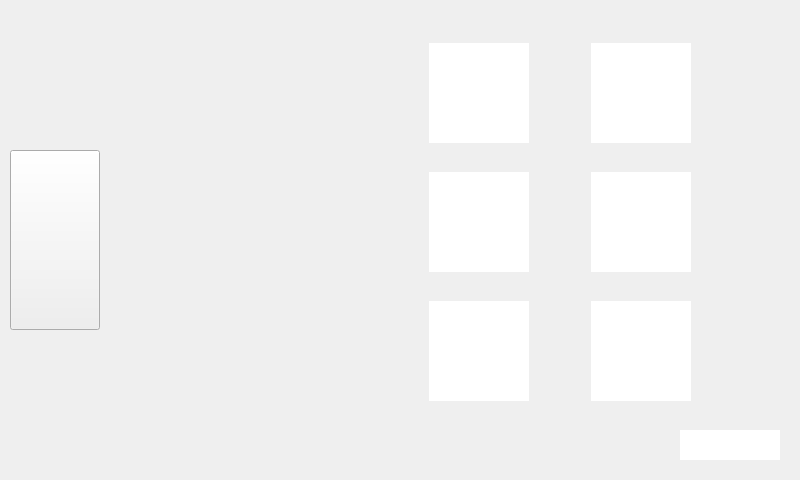
<?xml version="1.0" encoding="UTF-8"?>
<ui version="4.0">
 <class>Form_Edit</class>
 <widget class="QWidget" name="Form_Edit">
  <property name="geometry">
   <rect>
    <x>0</x>
    <y>0</y>
    <width>800</width>
    <height>480</height>
   </rect>
  </property>
  <property name="minimumSize">
   <size>
    <width>800</width>
    <height>480</height>
   </size>
  </property>
  <property name="maximumSize">
   <size>
    <width>800</width>
    <height>480</height>
   </size>
  </property>
  <property name="windowTitle">
   <string>Form</string>
  </property>
  <property name="styleSheet">
   <string notr="true"/>
  </property>
  <widget class="QWidget" name="userinfo_widget" native="true">
   <property name="geometry">
    <rect>
     <x>230</x>
     <y>20</y>
     <width>500</width>
     <height>400</height>
    </rect>
   </property>
   <property name="minimumSize">
    <size>
     <width>500</width>
     <height>400</height>
    </size>
   </property>
   <property name="maximumSize">
    <size>
     <width>500</width>
     <height>400</height>
    </size>
   </property>
   <widget class="QWidget" name="gridLayoutWidget_2">
    <property name="geometry">
     <rect>
      <x>130</x>
      <y>20</y>
      <width>331</width>
      <height>366</height>
     </rect>
    </property>
    <layout class="QGridLayout" name="gridLayout">
     <property name="spacing">
      <number>6</number>
     </property>
     <item row="2" column="5">
      <widget class="QLabel" name="user5">
       <property name="minimumSize">
        <size>
         <width>50</width>
         <height>100</height>
        </size>
       </property>
       <property name="maximumSize">
        <size>
         <width>50</width>
         <height>100</height>
        </size>
       </property>
       <property name="styleSheet">
        <string notr="true">border-image: url(:/new/src/img/user5.jpg);</string>
       </property>
       <property name="text">
        <string/>
       </property>
       <property name="alignment">
        <set>Qt::AlignCenter</set>
       </property>
      </widget>
     </item>
     <item row="0" column="5">
      <widget class="QLabel" name="user4">
       <property name="minimumSize">
        <size>
         <width>50</width>
         <height>100</height>
        </size>
       </property>
       <property name="maximumSize">
        <size>
         <width>50</width>
         <height>100</height>
        </size>
       </property>
       <property name="styleSheet">
        <string notr="true">border-image: url(:/new/src/img/user4.jpg);</string>
       </property>
       <property name="text">
        <string/>
       </property>
       <property name="alignment">
        <set>Qt::AlignCenter</set>
       </property>
      </widget>
     </item>
     <item row="2" column="8">
      <widget class="QLabel" name="user2label">
       <property name="minimumSize">
        <size>
         <width>100</width>
         <height>100</height>
        </size>
       </property>
       <property name="maximumSize">
        <size>
         <width>100</width>
         <height>100</height>
        </size>
       </property>
       <property name="font">
        <font>
         <pointsize>22</pointsize>
        </font>
       </property>
       <property name="styleSheet">
        <string notr="true">background-color: rgb(255, 255, 255);
color:rgba(0, 0, 0, 0)</string>
       </property>
       <property name="text">
        <string/>
       </property>
       <property name="alignment">
        <set>Qt::AlignCenter</set>
       </property>
      </widget>
     </item>
     <item row="1" column="4" colspan="5">
      <spacer name="horizontalSpacer">
       <property name="orientation">
        <enum>Qt::Horizontal</enum>
       </property>
       <property name="sizeHint" stdset="0">
        <size>
         <width>40</width>
         <height>20</height>
        </size>
       </property>
      </spacer>
     </item>
     <item row="0" column="6">
      <widget class="QLabel" name="user4label">
       <property name="minimumSize">
        <size>
         <width>100</width>
         <height>100</height>
        </size>
       </property>
       <property name="maximumSize">
        <size>
         <width>100</width>
         <height>100</height>
        </size>
       </property>
       <property name="font">
        <font>
         <pointsize>20</pointsize>
        </font>
       </property>
       <property name="styleSheet">
        <string notr="true">background-color: rgb(255, 255, 255);
color:rgba(0, 0, 0, 0)</string>
       </property>
       <property name="text">
        <string/>
       </property>
       <property name="alignment">
        <set>Qt::AlignCenter</set>
       </property>
      </widget>
     </item>
     <item row="2" column="7">
      <widget class="QLabel" name="user2">
       <property name="minimumSize">
        <size>
         <width>50</width>
         <height>100</height>
        </size>
       </property>
       <property name="maximumSize">
        <size>
         <width>50</width>
         <height>100</height>
        </size>
       </property>
       <property name="styleSheet">
        <string notr="true">border-image: url(:/new/src/img/user2.jpg);</string>
       </property>
       <property name="text">
        <string/>
       </property>
       <property name="alignment">
        <set>Qt::AlignCenter</set>
       </property>
      </widget>
     </item>
     <item row="2" column="6">
      <widget class="QLabel" name="user5label">
       <property name="minimumSize">
        <size>
         <width>100</width>
         <height>100</height>
        </size>
       </property>
       <property name="maximumSize">
        <size>
         <width>100</width>
         <height>100</height>
        </size>
       </property>
       <property name="font">
        <font>
         <pointsize>20</pointsize>
        </font>
       </property>
       <property name="styleSheet">
        <string notr="true">background-color: rgb(255, 255, 255);
color:rgba(0, 0, 0, 0)</string>
       </property>
       <property name="text">
        <string/>
       </property>
       <property name="alignment">
        <set>Qt::AlignCenter</set>
       </property>
      </widget>
     </item>
     <item row="0" column="7">
      <widget class="QLabel" name="user1">
       <property name="minimumSize">
        <size>
         <width>50</width>
         <height>100</height>
        </size>
       </property>
       <property name="maximumSize">
        <size>
         <width>50</width>
         <height>100</height>
        </size>
       </property>
       <property name="styleSheet">
        <string notr="true">border-image: url(:/new/src/img/user1.jpg);</string>
       </property>
       <property name="text">
        <string/>
       </property>
       <property name="alignment">
        <set>Qt::AlignCenter</set>
       </property>
      </widget>
     </item>
     <item row="0" column="8">
      <widget class="QLabel" name="user1label">
       <property name="minimumSize">
        <size>
         <width>100</width>
         <height>100</height>
        </size>
       </property>
       <property name="maximumSize">
        <size>
         <width>100</width>
         <height>100</height>
        </size>
       </property>
       <property name="font">
        <font>
         <pointsize>20</pointsize>
        </font>
       </property>
       <property name="styleSheet">
        <string notr="true">background-color: rgb(255, 255, 255);
color:rgba(0, 0, 0, 0)</string>
       </property>
       <property name="text">
        <string/>
       </property>
       <property name="alignment">
        <set>Qt::AlignCenter</set>
       </property>
      </widget>
     </item>
     <item row="4" column="8">
      <widget class="QLabel" name="user3label">
       <property name="minimumSize">
        <size>
         <width>100</width>
         <height>100</height>
        </size>
       </property>
       <property name="maximumSize">
        <size>
         <width>100</width>
         <height>100</height>
        </size>
       </property>
       <property name="font">
        <font>
         <pointsize>20</pointsize>
        </font>
       </property>
       <property name="styleSheet">
        <string notr="true">background-color: rgb(255, 255, 255);
color:rgba(0, 0, 0, 0)</string>
       </property>
       <property name="text">
        <string/>
       </property>
       <property name="alignment">
        <set>Qt::AlignCenter</set>
       </property>
      </widget>
     </item>
     <item row="4" column="7">
      <widget class="QLabel" name="user3">
       <property name="minimumSize">
        <size>
         <width>50</width>
         <height>100</height>
        </size>
       </property>
       <property name="maximumSize">
        <size>
         <width>50</width>
         <height>100</height>
        </size>
       </property>
       <property name="styleSheet">
        <string notr="true">border-image: url(:/new/src/img/user3.jpg);</string>
       </property>
       <property name="text">
        <string/>
       </property>
       <property name="alignment">
        <set>Qt::AlignCenter</set>
       </property>
      </widget>
     </item>
     <item row="4" column="6">
      <widget class="QLabel" name="user6label">
       <property name="minimumSize">
        <size>
         <width>100</width>
         <height>100</height>
        </size>
       </property>
       <property name="maximumSize">
        <size>
         <width>100</width>
         <height>100</height>
        </size>
       </property>
       <property name="font">
        <font>
         <pointsize>20</pointsize>
        </font>
       </property>
       <property name="styleSheet">
        <string notr="true">background-color: rgb(255, 255, 255);
color:rgba(0, 0, 0, 0)</string>
       </property>
       <property name="text">
        <string/>
       </property>
       <property name="alignment">
        <set>Qt::AlignCenter</set>
       </property>
      </widget>
     </item>
     <item row="4" column="5">
      <widget class="QLabel" name="user6">
       <property name="minimumSize">
        <size>
         <width>50</width>
         <height>100</height>
        </size>
       </property>
       <property name="maximumSize">
        <size>
         <width>50</width>
         <height>100</height>
        </size>
       </property>
       <property name="styleSheet">
        <string notr="true">border-image: url(:/new/src/img/user6.jpg);</string>
       </property>
       <property name="text">
        <string/>
       </property>
       <property name="alignment">
        <set>Qt::AlignCenter</set>
       </property>
      </widget>
     </item>
     <item row="3" column="4" colspan="5">
      <spacer name="horizontalSpacer_2">
       <property name="orientation">
        <enum>Qt::Horizontal</enum>
       </property>
       <property name="sizeHint" stdset="0">
        <size>
         <width>40</width>
         <height>20</height>
        </size>
       </property>
      </spacer>
     </item>
    </layout>
   </widget>
  </widget>
  <widget class="QPushButton" name="backbutton">
   <property name="geometry">
    <rect>
     <x>10</x>
     <y>150</y>
     <width>90</width>
     <height>180</height>
    </rect>
   </property>
   <property name="styleSheet">
    <string notr="true">border-image: url(:/new/src/img/backbutton.jpg);</string>
   </property>
   <property name="text">
    <string/>
   </property>
  </widget>
  <widget class="QLabel" name="sleeplabel">
   <property name="geometry">
    <rect>
     <x>680</x>
     <y>430</y>
     <width>100</width>
     <height>30</height>
    </rect>
   </property>
   <property name="font">
    <font>
     <weight>50</weight>
     <bold>false</bold>
    </font>
   </property>
   <property name="styleSheet">
    <string notr="true">background-color: rgb(255, 255, 255);
color:rgba(0, 0, 0, 0)</string>
   </property>
   <property name="text">
    <string>Sleep</string>
   </property>
   <property name="alignment">
    <set>Qt::AlignCenter</set>
   </property>
  </widget>
 </widget>
 <resources/>
 <connections/>
</ui>
